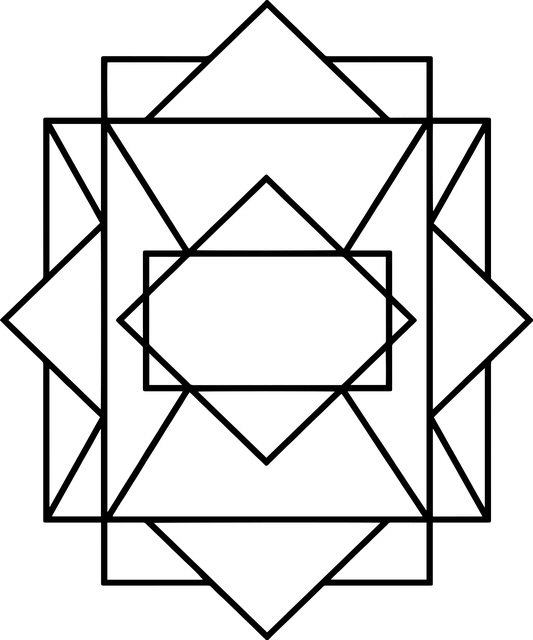
#> input picture opencv/study/PythonCode/images/img16.jpg, 533 x 640 px
$ python c2_edge.py   (older library calls are emulated)
#> lines starting #> are read from the running program, lines starting #| are printed output that depends on the picture
### opencv/study/PythonCode/imgRead.py
import cv2

# 영상을 불러오기
def imgRead(imgPath, imgReadType, imgResWidth, imgResHeight):
#> called with imgPath = './images/img16.jpg', imgReadType = 0, imgResWidth = 320, imgResHeight = 240
    img = cv2.imread(imgPath, imgReadType)
#> img: shape (640, 533); min 0, max 255, mean 224.1
    if imgResHeight != 0 | imgResWidth != 0:
        img = cv2.resize(img, (imgResWidth, imgResHeight))
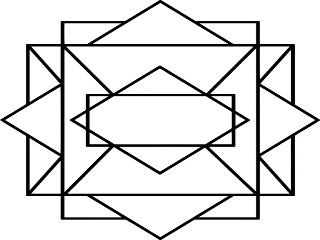
#> img: shape (240, 320); min 0, max 255, mean 224.1
    return img

### opencv/study/PythonCode/createFolder.py
import os

# 폴더 생성하기
def createFolder(dir):
    try:
        if not os.path.exists(dir):
            os.makedirs(dir)
    except OSError:
        print ('Error: createFolder')

### opencv/study/PythonCode/c2_edge.py
#에지 검지 예제 (c2_edge.py)

# 관련 라이브러리 선언
import numpy as np
import cv2
from imgRead import imgRead
from createFolder import createFolder

# 영상 읽기
img1 = imgRead("./images/img16.jpg", cv2.IMREAD_GRAYSCALE, 320, 240)

# 에지 추출
img1_blue = cv2.GaussianBlur(img1, (3,3), 0)
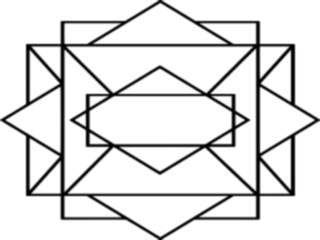
#> img1_blue: shape (240, 320); min 0, max 255, mean 224.1
res1 = cv2.Sobel(img1, cv2.FILTER_SCHARR, 1, 0, ksize=3)
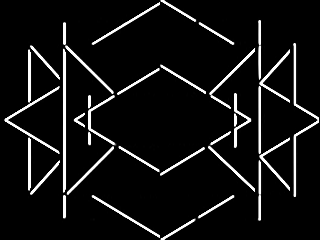
#> res1: shape (240, 320); min 0, max 255, mean 18.5
res2 = cv2.Scharr(img1_blue, cv2.CV_32FC1, 0, 1)
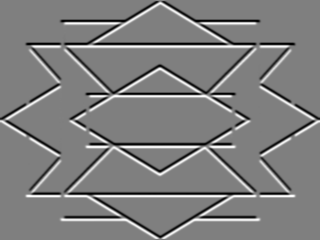
#> res2: shape (240, 320) float32; min -3056, max 3056, mean 0; drawn with min black and max white
res3 = cv2.Laplacian(img1_blue, cv2.CV_32FC1)
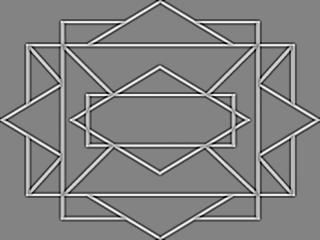
#> res3: shape (240, 320) float32; min -152, max 143, mean 0; drawn with min black and max white
res4 = cv2.Canny(img1, 50, 200, apertureSize=5, L2gradient=True)
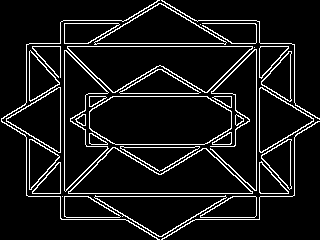
#> res4: shape (240, 320); 9.1% white in thin lines or dots

# 결과 영상 출력
displays = [("input1", img1),
            ("input2", img1_blue),
            ("res1", res1),
            ("res2", res2),
            ("res3", res3),
            ("res4", res4)]
for (name, out) in displays:
    cv2.imshow(name, out)
#> this loop made 6 passes
#> name on passes 1 to 6: 'input1', 'input2', 'res1', 'res2', 'res3', 'res4'

# 키보드 입력을 기다린 후 모든 영상창 닫기
cv2.waitKey(0)
cv2.destroyAllWindows()

# 영상 저장
save_dir = "./code_res_imgs/c2_edge"
createFolder(save_dir)
for (name, out) in displays:
    cv2.imwrite(save_dir + "/" + name + ".jpg", out)

$ run again, with opencv/study/PythonCode/images/img1.jpg copied over opencv/study/PythonCode/images/img16.jpg
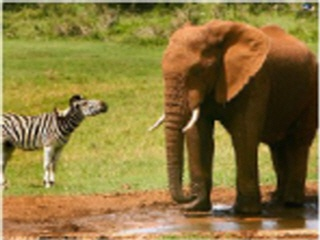
#> input picture opencv/study/PythonCode/images/img1.jpg, 320 x 240 px
#> `res3 = cv2.Laplacian(img1_blue, cv2.CV_32FC1)`:
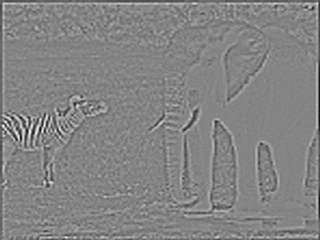
#> res3: shape (240, 320) float32; min -85, max 79, mean -0.2; drawn with min black and max white
#> `res4 = cv2.Canny(img1, 50, 200, apertureSize=5, L2gradient=True)`:
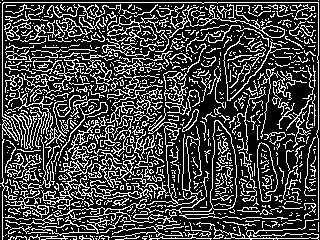
#> res4: shape (240, 320); 26.9% white in thin lines or dots
#> the loop `for (name, out) in displays:` made 6 passes
#> name on passes 1 to 6: 'input1', 'input2', 'res1', 'res2', 'res3', 'res4'

$ run again, with opencv/study/PythonCode/images/img10.jpg copied over opencv/study/PythonCode/images/img16.jpg
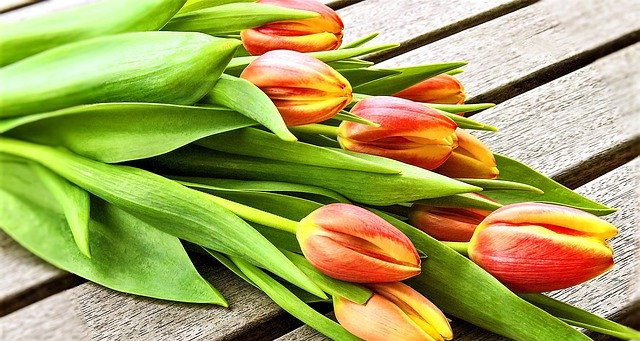
#> input picture opencv/study/PythonCode/images/img10.jpg, 640 x 341 px
#> `res3 = cv2.Laplacian(img1_blue, cv2.CV_32FC1)`:
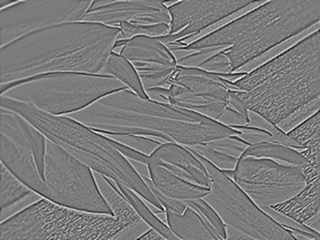
#> res3: shape (240, 320) float32; min -112, max 118, mean 0; drawn with min black and max white
#> `res4 = cv2.Canny(img1, 50, 200, apertureSize=5, L2gradient=True)`:
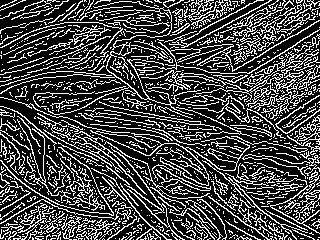
#> res4: shape (240, 320); 28.2% white in thin lines or dots
#> the loop `for (name, out) in displays:` made 6 passes
#> name on passes 1 to 6: 'input1', 'input2', 'res1', 'res2', 'res3', 'res4'

$ run again, with opencv/study/PythonCode/images/img11.jpg copied over opencv/study/PythonCode/images/img16.jpg
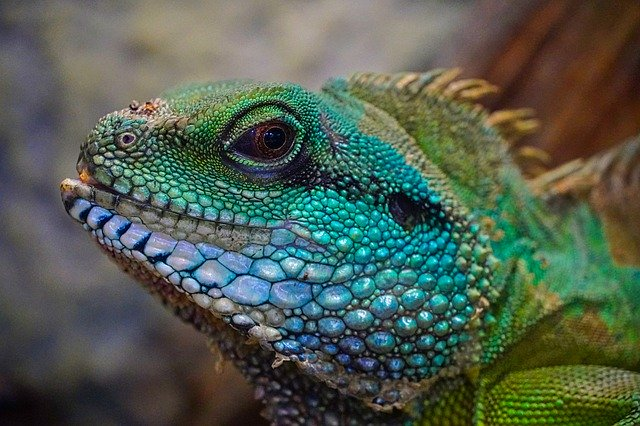
#> input picture opencv/study/PythonCode/images/img11.jpg, 640 x 426 px
#> `res3 = cv2.Laplacian(img1_blue, cv2.CV_32FC1)`:
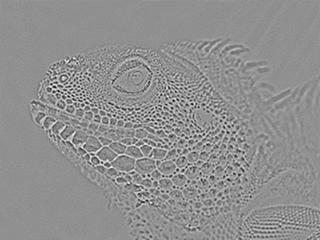
#> res3: shape (240, 320) float32; min -117, max 90, mean 0; drawn with min black and max white
#> `res4 = cv2.Canny(img1, 50, 200, apertureSize=5, L2gradient=True)`:
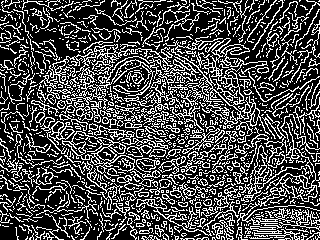
#> res4: shape (240, 320); 29.6% white in thin lines or dots
#> the loop `for (name, out) in displays:` made 6 passes
#> name on passes 1 to 6: 'input1', 'input2', 'res1', 'res2', 'res3', 'res4'
